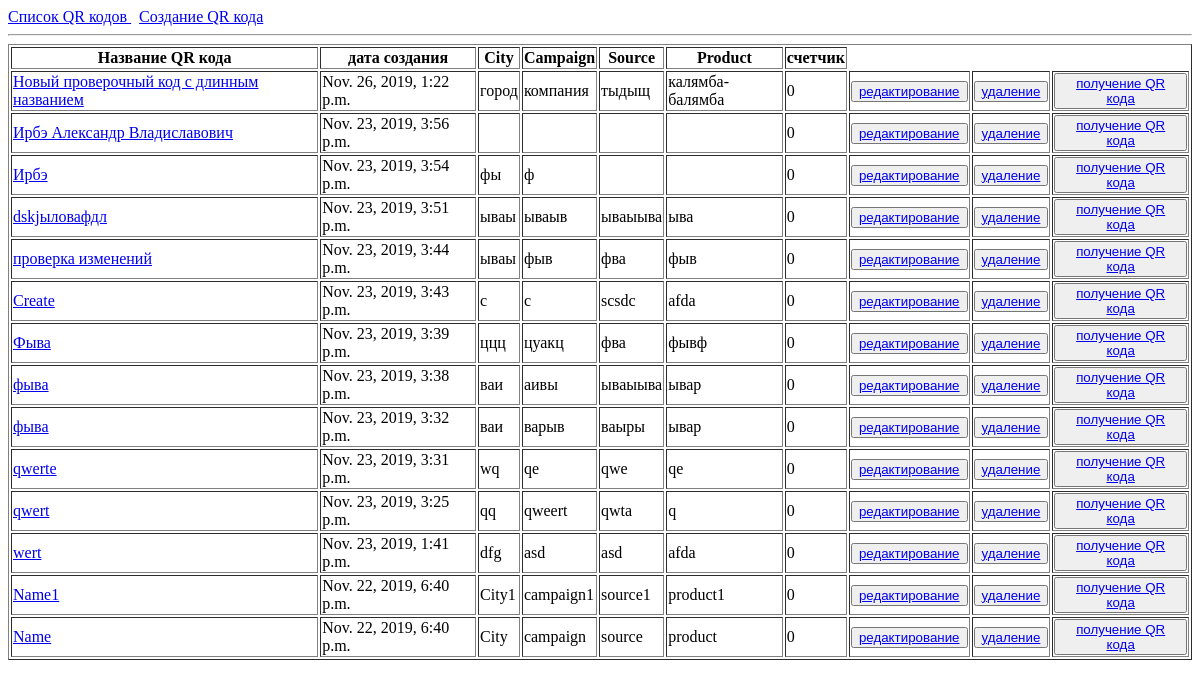
Before: /qr/ with the older database file.
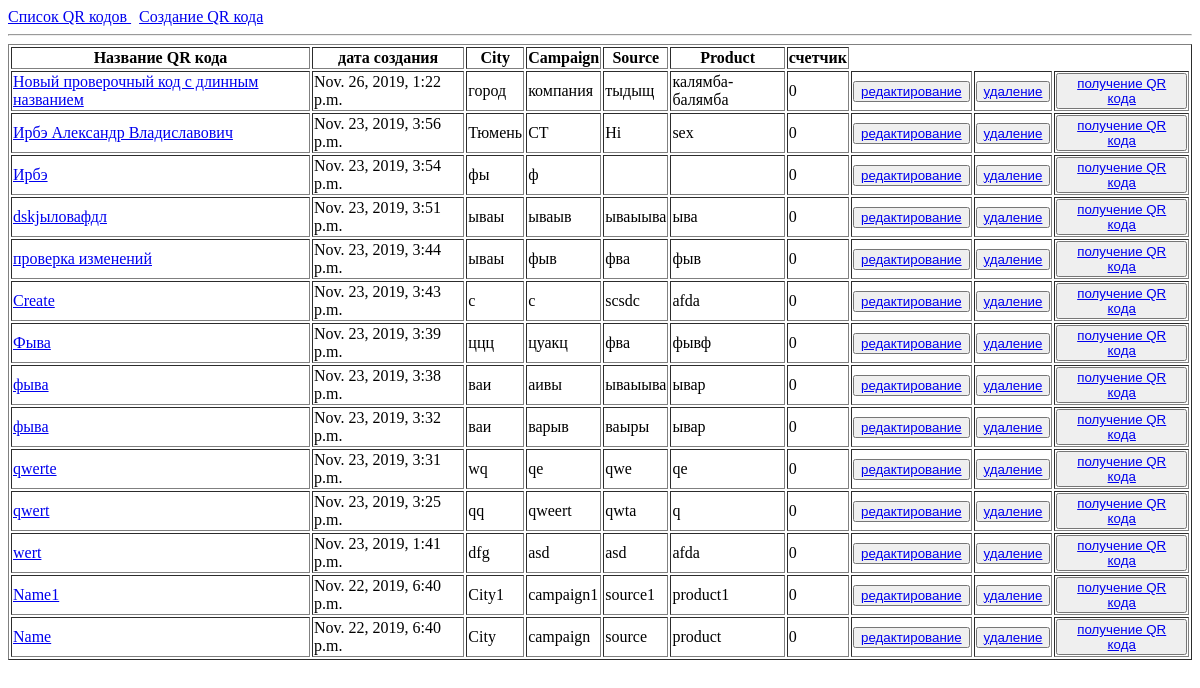
After: the same page with the newer database file.
### qr_code/apps/qr_list/models.py (models this page shows, shortened)
class List(models.Model):
	qr_date = models.DateTimeField('дата создания', auto_now_add=True, db_index=True)
	qr_name = models.CharField('Название QR кода', max_length=100, null=False, blank=True, db_index=True)
	qr_city = models.CharField('City', max_length=100, null=False, blank=True, )
	qr_campaign = models.CharField('Campaign', max_length=100, null=False, blank=True, )
	qr_source = models.CharField('Source', max_length=100, null=False, blank=True, )
	qr_product = models.CharField('Product', max_length=100, null=False, blank=True, )
	qr_quantity = models.IntegerField('счетчик', default=0, null=False, blank=True)
	slug = models.SlugField('слаг', unique=True, blank=True)
	class Meta:
		ordering = ('-qr_date',)
	def get_absolute_url(self):
		return reverse('qr_detail_url', kwargs={'slug':self.slug})
	def get_update_url(self):
		return reverse('qr_update_url', kwargs={'slug':self.slug})

### qr_code/apps/qr_list/views.py (the view)
# urls.py: path('', views.base_page, name='base_page'),
def base_page(request):
	latest_list = List.objects.all()
	admin_url = '../admin/qr_list/list/'
	return render(request, 'qr_list/qr_list.html', {'latest_list':latest_list, 'admin_url':admin_url,})

### qr_code/templates/qr_list/qr_list.html (shortened to what this page needs)
{% extends 'qr_list/base.html' %}
{% block content %}
{% if latest_list %}
<table border="1">
<tr>
<th>Название QR кода</th>
<th>дата создания</th>
<th>City</th>
<th>Campaign</th>
<th>Source</th>
<th>Product</th>
<th>счетчик</th>
</tr>
	{% for a  in latest_list %}
	<tr >
		<td ><a href="{{a.get_absolute_url}}">{{a.qr_name}}</a></td>
		<td><a>{{a.qr_date}}</a></td>
		<td><a>{{a.qr_city}}</a></td>
		<td><a>{{a.qr_campaign}}</a></td>
		<td><a>{{a.qr_source}}</a></td>
		<td><a>{{a.qr_product}}</a></td>
		<td><a>{{a.qr_quantity}}</a></td>
		<td><button><a href="{{a.get_update_url}}">редактирование</a></button></td>
		<td><button><a href="{{admin_url}}{{a.id}}/delete/">удаление</a></button></td>
		<td><button><a href="#">получение QR кода</a></button></td>
	</tr>
	{% endfor %}
 </table>
{% else %}
Кодов еще нет. Их нужно создать.
{% endif %}
{% endblock %}

### qr_code/templates/qr_list/base.html (shortened to what this page needs)
<!DOCTYPE html>
<html>
<head>
</head>
<body>
{% block header %}
<a href="/qr/">Список QR кодов </a> &nbsp   <a href="/qr/create">Создание QR кода </a><br>
<hr>
{% endblock %}
	{% block content %}QRcode body{% endblock %}
</body>
</html>

Changed rows visible on the page:
changed List "Ирбэ Александр Владиславович": qr_city (not shown) → "Тюмень"; qr_campaign (not shown) → "СТ"; qr_source (not shown) → "Hi"; qr_product (not shown) → "sex"
